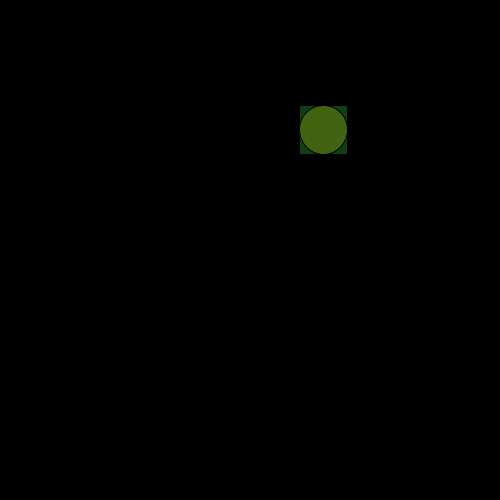
Frame 1 (no input)
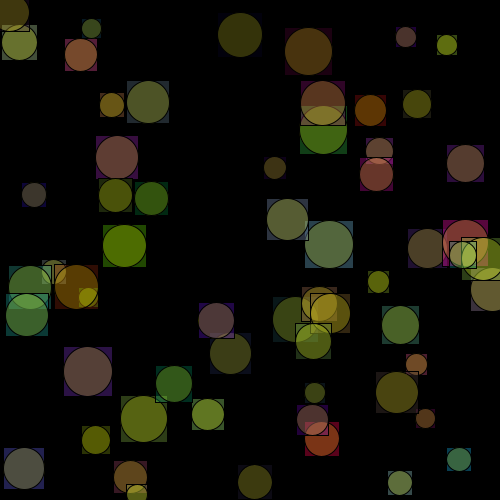
Frame 60 (the mouse pressed at the canvas centre just before this capture)
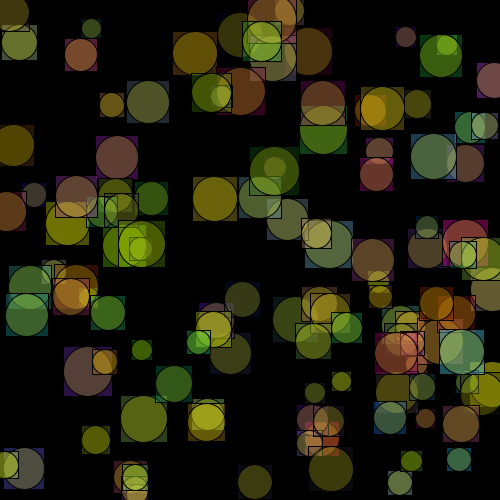
Frame 120 (the mouse held since frame 60 and released just before this capture)

The Processing sketch that drew these frames (run headless with seeded random() and noise(); from frame 60 on, the mouse is pressed at the canvas centre):

// Processing sketch: coloresAleatorios
// ── coloresAleatorios.pde
void setup() {
  size(500, 500);
  background(0);
}
void draw() {
  float px = random(width);
  float py = random(height);
  float tam = random(20, 50);
  fill(random(255), random(255), random(255), random(50, 100));
  rectMode(CENTER);
  rect(px, py, tam, tam);
  fill(255, 255, 0, 50);
  ellipse(px, py, tam, tam);

  // println(px);
}
